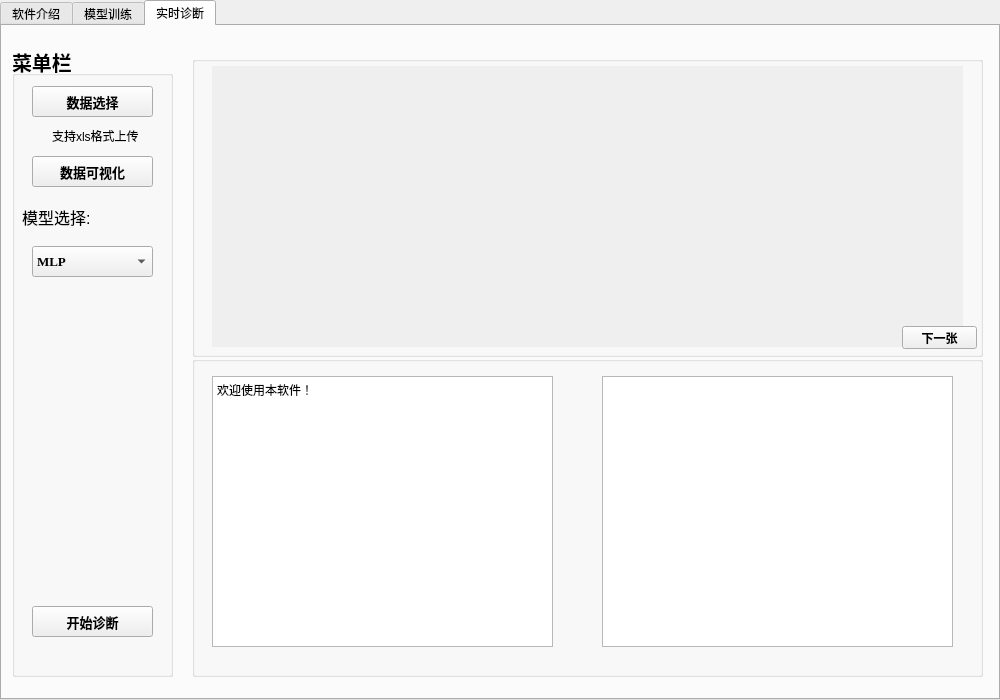
<?xml version="1.0" encoding="UTF-8"?>
<ui version="4.0">
 <class>MainWindow</class>
 <widget class="QMainWindow" name="MainWindow">
  <property name="geometry">
   <rect>
    <x>0</x>
    <y>0</y>
    <width>1000</width>
    <height>700</height>
   </rect>
  </property>
  <property name="minimumSize">
   <size>
    <width>1000</width>
    <height>700</height>
   </size>
  </property>
  <property name="maximumSize">
   <size>
    <width>1000</width>
    <height>700</height>
   </size>
  </property>
  <property name="windowTitle">
   <string extracomment="故障诊断系统v1.0">故障诊断系统v1.0</string>
  </property>
  <property name="toolTip">
   <string extracomment="123"/>
  </property>
  <property name="statusTip">
   <string>123</string>
  </property>
  <widget class="QWidget" name="centralWidget">
   <widget class="QTabWidget" name="tabWidget">
    <property name="geometry">
     <rect>
      <x>0</x>
      <y>0</y>
      <width>1000</width>
      <height>700</height>
     </rect>
    </property>
    <property name="minimumSize">
     <size>
      <width>1000</width>
      <height>700</height>
     </size>
    </property>
    <property name="currentIndex">
     <number>2</number>
    </property>
    <widget class="QWidget" name="tab">
     <attribute name="title">
      <string>软件介绍</string>
     </attribute>
    </widget>
    <widget class="QWidget" name="tab_2">
     <attribute name="title">
      <string>模型训练</string>
     </attribute>
     <widget class="QGroupBox" name="groupBox">
      <property name="geometry">
       <rect>
        <x>10</x>
        <y>10</y>
        <width>261</width>
        <height>251</height>
       </rect>
      </property>
      <property name="font">
       <font>
        <pointsize>15</pointsize>
        <weight>75</weight>
        <bold>true</bold>
       </font>
      </property>
      <property name="title">
       <string>训练方式</string>
      </property>
      <widget class="QRadioButton" name="radioButton">
       <property name="geometry">
        <rect>
         <x>40</x>
         <y>50</y>
         <width>161</width>
         <height>31</height>
        </rect>
       </property>
       <property name="font">
        <font>
         <family>Times New Roman</family>
         <pointsize>15</pointsize>
         <weight>75</weight>
         <bold>true</bold>
        </font>
       </property>
       <property name="text">
        <string>MLP</string>
       </property>
      </widget>
      <widget class="QRadioButton" name="radioButton_2">
       <property name="geometry">
        <rect>
         <x>40</x>
         <y>110</y>
         <width>161</width>
         <height>31</height>
        </rect>
       </property>
       <property name="font">
        <font>
         <family>Times New Roman</family>
         <pointsize>15</pointsize>
         <weight>75</weight>
         <bold>true</bold>
        </font>
       </property>
       <property name="text">
        <string>CNN</string>
       </property>
      </widget>
      <widget class="QRadioButton" name="radioButton_3">
       <property name="geometry">
        <rect>
         <x>40</x>
         <y>170</y>
         <width>161</width>
         <height>31</height>
        </rect>
       </property>
       <property name="font">
        <font>
         <family>Times New Roman</family>
         <pointsize>15</pointsize>
         <weight>75</weight>
         <bold>true</bold>
        </font>
       </property>
       <property name="text">
        <string>ResNet</string>
       </property>
      </widget>
     </widget>
     <widget class="QGroupBox" name="groupBox_3">
      <property name="geometry">
       <rect>
        <x>10</x>
        <y>300</y>
        <width>251</width>
        <height>351</height>
       </rect>
      </property>
      <property name="font">
       <font>
        <pointsize>15</pointsize>
        <weight>75</weight>
        <bold>true</bold>
       </font>
      </property>
      <property name="title">
       <string>训练参数设置</string>
      </property>
      <widget class="QWidget" name="layoutWidget">
       <property name="geometry">
        <rect>
         <x>20</x>
         <y>60</y>
         <width>137</width>
         <height>201</height>
        </rect>
       </property>
       <layout class="QVBoxLayout" name="verticalLayout_3">
        <item>
         <widget class="QLabel" name="label">
          <property name="font">
           <font>
            <pointsize>12</pointsize>
            <weight>75</weight>
            <bold>true</bold>
           </font>
          </property>
          <property name="text">
           <string>训练集比例(%)：</string>
          </property>
         </widget>
        </item>
        <item>
         <widget class="QLabel" name="label_2">
          <property name="font">
           <font>
            <family>Times New Roman</family>
            <pointsize>12</pointsize>
            <weight>75</weight>
            <bold>true</bold>
           </font>
          </property>
          <property name="text">
           <string>BATCHSIZE:</string>
          </property>
         </widget>
        </item>
        <item>
         <widget class="QLabel" name="label_3">
          <property name="font">
           <font>
            <family>Times New Roman</family>
            <pointsize>12</pointsize>
            <weight>75</weight>
            <bold>true</bold>
           </font>
          </property>
          <property name="text">
           <string>EPOCH:</string>
          </property>
         </widget>
        </item>
        <item>
         <widget class="QLabel" name="label_4">
          <property name="font">
           <font>
            <family>Times New Roman</family>
            <pointsize>12</pointsize>
            <weight>75</weight>
            <bold>true</bold>
           </font>
          </property>
          <property name="text">
           <string>LEARNINGRATE:</string>
          </property>
         </widget>
        </item>
       </layout>
      </widget>
      <widget class="QWidget" name="layoutWidget">
       <property name="geometry">
        <rect>
         <x>170</x>
         <y>50</y>
         <width>71</width>
         <height>220</height>
        </rect>
       </property>
       <layout class="QVBoxLayout" name="verticalLayout_4">
        <item>
         <widget class="QLineEdit" name="lineEdit"/>
        </item>
        <item>
         <widget class="QLineEdit" name="lineEdit_2"/>
        </item>
        <item>
         <widget class="QLineEdit" name="lineEdit_3"/>
        </item>
        <item>
         <widget class="QLineEdit" name="lineEdit_4"/>
        </item>
       </layout>
      </widget>
      <widget class="QPushButton" name="pushButton_4">
       <property name="geometry">
        <rect>
         <x>50</x>
         <y>310</y>
         <width>131</width>
         <height>31</height>
        </rect>
       </property>
       <property name="font">
        <font>
         <pointsize>9</pointsize>
         <weight>75</weight>
         <bold>true</bold>
        </font>
       </property>
       <property name="text">
        <string>开始训练</string>
       </property>
      </widget>
     </widget>
     <widget class="QGroupBox" name="groupBox_2">
      <property name="geometry">
       <rect>
        <x>280</x>
        <y>20</y>
        <width>701</width>
        <height>631</height>
       </rect>
      </property>
      <property name="title">
       <string/>
      </property>
      <widget class="QGroupBox" name="groupBox_4">
       <property name="geometry">
        <rect>
         <x>10</x>
         <y>10</y>
         <width>391</width>
         <height>301</height>
        </rect>
       </property>
       <property name="font">
        <font>
         <weight>75</weight>
         <bold>true</bold>
        </font>
       </property>
       <property name="title">
        <string>训练数据</string>
       </property>
       <widget class="QWidget" name="verticalLayoutWidget">
        <property name="geometry">
         <rect>
          <x>10</x>
          <y>30</y>
          <width>172</width>
          <height>191</height>
         </rect>
        </property>
        <layout class="QVBoxLayout" name="verticalLayout">
         <item>
          <widget class="QCheckBox" name="checkBox">
           <property name="enabled">
            <bool>false</bool>
           </property>
           <property name="text">
            <string>正常数据</string>
           </property>
          </widget>
         </item>
         <item>
          <widget class="QCheckBox" name="checkBox_2">
           <property name="enabled">
            <bool>false</bool>
           </property>
           <property name="text">
            <string>7密耳 内圈故障</string>
           </property>
          </widget>
         </item>
         <item>
          <widget class="QCheckBox" name="checkBox_3">
           <property name="enabled">
            <bool>false</bool>
           </property>
           <property name="text">
            <string>7密耳 滚动体故障</string>
           </property>
          </widget>
         </item>
         <item>
          <widget class="QCheckBox" name="checkBox_4">
           <property name="enabled">
            <bool>false</bool>
           </property>
           <property name="text">
            <string>7密耳 外圈故障</string>
           </property>
          </widget>
         </item>
         <item>
          <widget class="QCheckBox" name="checkBox_5">
           <property name="enabled">
            <bool>false</bool>
           </property>
           <property name="text">
            <string>14密耳 内圈故障</string>
           </property>
          </widget>
         </item>
        </layout>
       </widget>
       <widget class="QWidget" name="verticalLayoutWidget_2">
        <property name="geometry">
         <rect>
          <x>190</x>
          <y>30</y>
          <width>182</width>
          <height>191</height>
         </rect>
        </property>
        <layout class="QVBoxLayout" name="verticalLayout_2">
         <item>
          <widget class="QCheckBox" name="checkBox_7">
           <property name="enabled">
            <bool>false</bool>
           </property>
           <property name="text">
            <string>14密耳 滚动体故障</string>
           </property>
          </widget>
         </item>
         <item>
          <widget class="QCheckBox" name="checkBox_8">
           <property name="enabled">
            <bool>false</bool>
           </property>
           <property name="text">
            <string>14密耳 外圈故障</string>
           </property>
          </widget>
         </item>
         <item>
          <widget class="QCheckBox" name="checkBox_9">
           <property name="enabled">
            <bool>false</bool>
           </property>
           <property name="text">
            <string>21密耳 内圈故障</string>
           </property>
          </widget>
         </item>
         <item>
          <widget class="QCheckBox" name="checkBox_10">
           <property name="enabled">
            <bool>false</bool>
           </property>
           <property name="text">
            <string>21密耳 滚动体故障</string>
           </property>
          </widget>
         </item>
         <item>
          <widget class="QCheckBox" name="checkBox_11">
           <property name="enabled">
            <bool>false</bool>
           </property>
           <property name="text">
            <string>21密耳 外圈故障</string>
           </property>
          </widget>
         </item>
        </layout>
       </widget>
       <widget class="QCheckBox" name="all_data">
        <property name="enabled">
         <bool>true</bool>
        </property>
        <property name="geometry">
         <rect>
          <x>10</x>
          <y>230</y>
          <width>170</width>
          <height>22</height>
         </rect>
        </property>
        <property name="text">
         <string>数据全选</string>
        </property>
       </widget>
       <widget class="QPushButton" name="pushButton_2">
        <property name="geometry">
         <rect>
          <x>20</x>
          <y>260</y>
          <width>131</width>
          <height>31</height>
         </rect>
        </property>
        <property name="text">
         <string>数据载入</string>
        </property>
       </widget>
       <widget class="QPushButton" name="pushButton">
        <property name="geometry">
         <rect>
          <x>210</x>
          <y>260</y>
          <width>131</width>
          <height>31</height>
         </rect>
        </property>
        <property name="text">
         <string>数据展示</string>
        </property>
       </widget>
      </widget>
      <widget class="QLabel" name="label_5">
       <property name="geometry">
        <rect>
         <x>20</x>
         <y>320</y>
         <width>661</width>
         <height>261</height>
        </rect>
       </property>
       <property name="autoFillBackground">
        <bool>true</bool>
       </property>
       <property name="text">
        <string/>
       </property>
      </widget>
      <widget class="QTextBrowser" name="textBrowser">
       <property name="geometry">
        <rect>
         <x>420</x>
         <y>20</y>
         <width>271</width>
         <height>241</height>
        </rect>
       </property>
       <property name="html">
        <string>&lt;!DOCTYPE HTML PUBLIC &quot;-//W3C//DTD HTML 4.0//EN&quot; &quot;http://www.w3.org/TR/REC-html40/strict.dtd&quot;&gt;
&lt;html&gt;&lt;head&gt;&lt;meta name=&quot;qrichtext&quot; content=&quot;1&quot; /&gt;&lt;style type=&quot;text/css&quot;&gt;
p, li { white-space: pre-wrap; }
&lt;/style&gt;&lt;/head&gt;&lt;body style=&quot; font-family:'SimSun'; font-size:9pt; font-weight:400; font-style:normal;&quot;&gt;
&lt;p style=&quot; margin-top:0px; margin-bottom:0px; margin-left:0px; margin-right:0px; -qt-block-indent:0; text-indent:0px;&quot;&gt;你好！欢迎使用本软件！&lt;/p&gt;&lt;/body&gt;&lt;/html&gt;</string>
       </property>
      </widget>
      <widget class="QPushButton" name="pushButton_3">
       <property name="geometry">
        <rect>
         <x>500</x>
         <y>270</y>
         <width>131</width>
         <height>31</height>
        </rect>
       </property>
       <property name="font">
        <font>
         <weight>75</weight>
         <bold>true</bold>
        </font>
       </property>
       <property name="text">
        <string>清除</string>
       </property>
      </widget>
      <widget class="QPushButton" name="pushButton_5">
       <property name="geometry">
        <rect>
         <x>290</x>
         <y>590</y>
         <width>131</width>
         <height>31</height>
        </rect>
       </property>
       <property name="font">
        <font>
         <pointsize>9</pointsize>
         <weight>75</weight>
         <bold>true</bold>
        </font>
       </property>
       <property name="text">
        <string>下一张</string>
       </property>
      </widget>
     </widget>
    </widget>
    <widget class="QWidget" name="tab_3">
     <attribute name="title">
      <string>实时诊断</string>
     </attribute>
     <widget class="QGroupBox" name="groupBox_5">
      <property name="geometry">
       <rect>
        <x>10</x>
        <y>20</y>
        <width>161</width>
        <height>631</height>
       </rect>
      </property>
      <property name="font">
       <font>
        <pointsize>15</pointsize>
        <weight>75</weight>
        <bold>true</bold>
       </font>
      </property>
      <property name="title">
       <string>菜单栏</string>
      </property>
      <widget class="QPushButton" name="pushButton_6">
       <property name="geometry">
        <rect>
         <x>20</x>
         <y>40</y>
         <width>121</width>
         <height>31</height>
        </rect>
       </property>
       <property name="font">
        <font>
         <pointsize>10</pointsize>
         <weight>75</weight>
         <bold>true</bold>
        </font>
       </property>
       <property name="text">
        <string>数据选择</string>
       </property>
      </widget>
      <widget class="QLabel" name="label_7">
       <property name="geometry">
        <rect>
         <x>40</x>
         <y>80</y>
         <width>91</width>
         <height>20</height>
        </rect>
       </property>
       <property name="font">
        <font>
         <pointsize>9</pointsize>
         <weight>50</weight>
         <bold>false</bold>
        </font>
       </property>
       <property name="text">
        <string>支持xls格式上传</string>
       </property>
      </widget>
      <widget class="QPushButton" name="pushButton_7">
       <property name="geometry">
        <rect>
         <x>20</x>
         <y>110</y>
         <width>121</width>
         <height>31</height>
        </rect>
       </property>
       <property name="font">
        <font>
         <pointsize>10</pointsize>
         <weight>75</weight>
         <bold>true</bold>
        </font>
       </property>
       <property name="text">
        <string>数据可视化</string>
       </property>
      </widget>
      <widget class="QLabel" name="label_8">
       <property name="geometry">
        <rect>
         <x>10</x>
         <y>160</y>
         <width>81</width>
         <height>21</height>
        </rect>
       </property>
       <property name="font">
        <font>
         <pointsize>12</pointsize>
         <weight>50</weight>
         <bold>false</bold>
        </font>
       </property>
       <property name="text">
        <string>模型选择:</string>
       </property>
      </widget>
      <widget class="QComboBox" name="comboBox">
       <property name="geometry">
        <rect>
         <x>20</x>
         <y>200</y>
         <width>121</width>
         <height>31</height>
        </rect>
       </property>
       <property name="font">
        <font>
         <family>Times New Roman</family>
         <pointsize>10</pointsize>
         <weight>75</weight>
         <bold>true</bold>
        </font>
       </property>
       <item>
        <property name="text">
         <string>MLP</string>
        </property>
       </item>
       <item>
        <property name="text">
         <string>CNN</string>
        </property>
       </item>
       <item>
        <property name="text">
         <string>ResNet</string>
        </property>
       </item>
      </widget>
      <widget class="QPushButton" name="pushButton_8">
       <property name="geometry">
        <rect>
         <x>20</x>
         <y>560</y>
         <width>121</width>
         <height>31</height>
        </rect>
       </property>
       <property name="font">
        <font>
         <pointsize>10</pointsize>
         <weight>75</weight>
         <bold>true</bold>
        </font>
       </property>
       <property name="text">
        <string>开始诊断</string>
       </property>
      </widget>
     </widget>
     <widget class="QGroupBox" name="groupBox_7">
      <property name="geometry">
       <rect>
        <x>190</x>
        <y>30</y>
        <width>791</width>
        <height>301</height>
       </rect>
      </property>
      <property name="title">
       <string/>
      </property>
      <widget class="QLabel" name="label_6">
       <property name="geometry">
        <rect>
         <x>20</x>
         <y>10</y>
         <width>751</width>
         <height>281</height>
        </rect>
       </property>
       <property name="autoFillBackground">
        <bool>true</bool>
       </property>
       <property name="text">
        <string/>
       </property>
      </widget>
      <widget class="QPushButton" name="pushButton_9">
       <property name="geometry">
        <rect>
         <x>710</x>
         <y>270</y>
         <width>75</width>
         <height>23</height>
        </rect>
       </property>
       <property name="font">
        <font>
         <weight>75</weight>
         <bold>true</bold>
        </font>
       </property>
       <property name="text">
        <string>下一张</string>
       </property>
      </widget>
     </widget>
     <widget class="QGroupBox" name="groupBox_6">
      <property name="geometry">
       <rect>
        <x>190</x>
        <y>330</y>
        <width>791</width>
        <height>321</height>
       </rect>
      </property>
      <property name="title">
       <string/>
      </property>
      <widget class="QTextBrowser" name="textBrowser_3">
       <property name="geometry">
        <rect>
         <x>20</x>
         <y>20</y>
         <width>341</width>
         <height>271</height>
        </rect>
       </property>
       <property name="html">
        <string>&lt;!DOCTYPE HTML PUBLIC &quot;-//W3C//DTD HTML 4.0//EN&quot; &quot;http://www.w3.org/TR/REC-html40/strict.dtd&quot;&gt;
&lt;html&gt;&lt;head&gt;&lt;meta name=&quot;qrichtext&quot; content=&quot;1&quot; /&gt;&lt;style type=&quot;text/css&quot;&gt;
p, li { white-space: pre-wrap; }
&lt;/style&gt;&lt;/head&gt;&lt;body style=&quot; font-family:'SimSun'; font-size:9pt; font-weight:400; font-style:normal;&quot;&gt;
&lt;p style=&quot; margin-top:0px; margin-bottom:0px; margin-left:0px; margin-right:0px; -qt-block-indent:0; text-indent:0px;&quot;&gt;欢迎使用本软件！&lt;/p&gt;&lt;/body&gt;&lt;/html&gt;</string>
       </property>
      </widget>
      <widget class="QTextBrowser" name="textBrowser_5">
       <property name="geometry">
        <rect>
         <x>410</x>
         <y>20</y>
         <width>351</width>
         <height>271</height>
        </rect>
       </property>
      </widget>
     </widget>
    </widget>
   </widget>
  </widget>
 </widget>
 <resources/>
 <connections/>
</ui>
